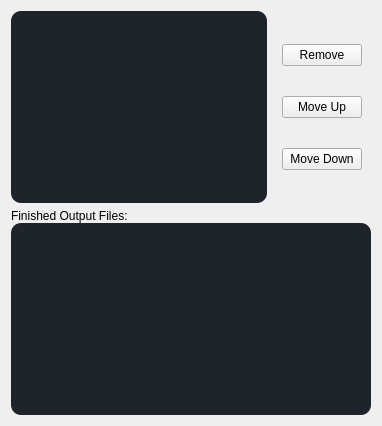
                         <widget class="QWidget" name="renderQueueTab">
                          <property name="sizePolicy">
                           <sizepolicy hsizetype="MinimumExpanding" vsizetype="MinimumExpanding">
                            <horstretch>0</horstretch>
                            <verstretch>0</verstretch>
                           </sizepolicy>
                          </property>
                          <property name="maximumSize">
                           <size>
                            <width>16777215</width>
                            <height>16777215</height>
                           </size>
                          </property>
                          <attribute name="title">
                           <string>Render Queue</string>
                          </attribute>
                          <layout class="QVBoxLayout" name="verticalLayout_27">
                           <item>
                            <widget class="QWidget" name="widget_22" native="true">
                             <layout class="QHBoxLayout" name="horizontalLayout_38">
                              <property name="leftMargin">
                               <number>0</number>
                              </property>
                              <property name="topMargin">
                               <number>0</number>
                              </property>
                              <property name="rightMargin">
                               <number>0</number>
                              </property>
                              <property name="bottomMargin">
                               <number>0</number>
                              </property>
                              <item>
                               <widget class="QListWidget" name="renderQueueListWidget">
                                <property name="sizePolicy">
                                 <sizepolicy hsizetype="Preferred" vsizetype="Preferred">
                                  <horstretch>0</horstretch>
                                  <verstretch>0</verstretch>
                                 </sizepolicy>
                                </property>
                                <property name="minimumSize">
                                 <size>
                                  <width>0</width>
                                  <height>0</height>
                                 </size>
                                </property>
                                <property name="maximumSize">
                                 <size>
                                  <width>335</width>
                                  <height>16777215</height>
                                 </size>
                                </property>
                                <property name="styleSheet">
                                 <string notr="true">QListWidget{
background-color:#1f232a;
border-radius:10px;
}</string>
                                </property>
                                <property name="showDropIndicator" stdset="0">
                                 <bool>true</bool>
                                </property>
                               </widget>
                              </item>
                              <item>
                               <widget class="QWidget" name="widget_23" native="true">
                                <layout class="QVBoxLayout" name="verticalLayout_28">
                                 <item>
                                  <widget class="QPushButton" name="RemoveFromRenderQueue">
                                   <property name="text">
                                    <string>Remove</string>
                                   </property>
                                  </widget>
                                 </item>
                                 <item>
                                  <widget class="QPushButton" name="MoveUpRenderQueue">
                                   <property name="text">
                                    <string>Move Up</string>
                                   </property>
                                  </widget>
                                 </item>
                                 <item>
                                  <widget class="QPushButton" name="MoveDownRenderQueue">
                                   <property name="text">
                                    <string>Move Down</string>
                                   </property>
                                  </widget>
                                 </item>
                                </layout>
                               </widget>
                              </item>
                             </layout>
                            </widget>
                           </item>
                           <item>
                            <layout class="QGridLayout" name="gridLayout_4">
                             <property name="spacing">
                              <number>0</number>
                             </property>
                             <item row="1" column="0">
                              <widget class="QListWidget" name="OutputFilesListWidget">
                               <property name="sizePolicy">
                                <sizepolicy hsizetype="Minimum" vsizetype="Minimum">
                                 <horstretch>0</horstretch>
                                 <verstretch>0</verstretch>
                                </sizepolicy>
                               </property>
                               <property name="minimumSize">
                                <size>
                                 <width>0</width>
                                 <height>0</height>
                                </size>
                               </property>
                               <property name="maximumSize">
                                <size>
                                 <width>16777215</width>
                                 <height>16777215</height>
                                </size>
                               </property>
                               <property name="styleSheet">
                                <string notr="true">QListWidget{
background-color:#1f232a;
border-radius:10px;
}</string>
                               </property>
                              </widget>
                             </item>
                             <item row="0" column="0">
                              <widget class="QLabel" name="label_51">
                               <property name="text">
                                <string>Finished Output Files:</string>
                               </property>
                              </widget>
                             </item>
                            </layout>
                           </item>
                          </layout>
                         </widget>
